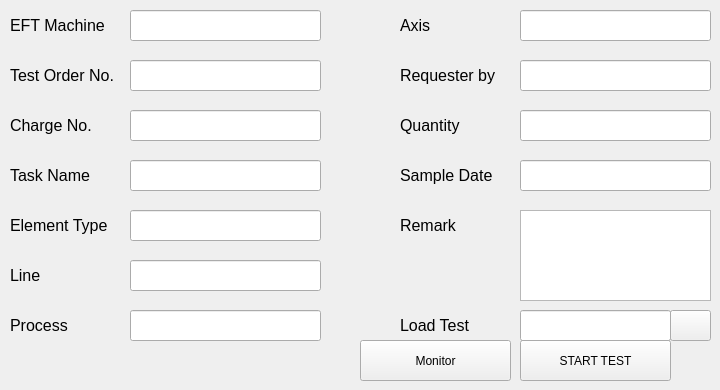
    <widget class="QWidget" name="load_tab">
     <attribute name="title">
      <string>Load test</string>
     </attribute>
     <widget class="QPlainTextEdit" name="load_remark">
      <property name="geometry">
       <rect>
        <x>520</x>
        <y>210</y>
        <width>191</width>
        <height>91</height>
       </rect>
      </property>
     </widget>
     <widget class="QLabel" name="label_42">
      <property name="geometry">
       <rect>
        <x>10</x>
        <y>210</y>
        <width>111</width>
        <height>31</height>
       </rect>
      </property>
      <property name="font">
       <font>
        <pointsize>12</pointsize>
       </font>
      </property>
      <property name="text">
       <string>Element Type</string>
      </property>
     </widget>
     <widget class="QLabel" name="label_43">
      <property name="geometry">
       <rect>
        <x>10</x>
        <y>260</y>
        <width>111</width>
        <height>31</height>
       </rect>
      </property>
      <property name="font">
       <font>
        <pointsize>12</pointsize>
       </font>
      </property>
      <property name="text">
       <string>Line</string>
      </property>
     </widget>
     <widget class="QLineEdit" name="load_quantity">
      <property name="geometry">
       <rect>
        <x>520</x>
        <y>110</y>
        <width>191</width>
        <height>31</height>
       </rect>
      </property>
     </widget>
     <widget class="QLabel" name="label_44">
      <property name="geometry">
       <rect>
        <x>400</x>
        <y>160</y>
        <width>111</width>
        <height>31</height>
       </rect>
      </property>
      <property name="font">
       <font>
        <pointsize>12</pointsize>
       </font>
      </property>
      <property name="text">
       <string>Sample Date</string>
      </property>
     </widget>
     <widget class="QLabel" name="label_45">
      <property name="geometry">
       <rect>
        <x>400</x>
        <y>60</y>
        <width>111</width>
        <height>31</height>
       </rect>
      </property>
      <property name="font">
       <font>
        <pointsize>12</pointsize>
       </font>
      </property>
      <property name="text">
       <string>Requester by</string>
      </property>
     </widget>
     <widget class="QLabel" name="label_46">
      <property name="geometry">
       <rect>
        <x>10</x>
        <y>10</y>
        <width>111</width>
        <height>31</height>
       </rect>
      </property>
      <property name="font">
       <font>
        <pointsize>12</pointsize>
       </font>
      </property>
      <property name="text">
       <string>EFT Machine</string>
      </property>
     </widget>
     <widget class="QLineEdit" name="load_test_order_no">
      <property name="geometry">
       <rect>
        <x>130</x>
        <y>60</y>
        <width>191</width>
        <height>31</height>
       </rect>
      </property>
     </widget>
     <widget class="QLabel" name="label_47">
      <property name="geometry">
       <rect>
        <x>400</x>
        <y>10</y>
        <width>111</width>
        <height>31</height>
       </rect>
      </property>
      <property name="font">
       <font>
        <pointsize>12</pointsize>
       </font>
      </property>
      <property name="text">
       <string>Axis</string>
      </property>
     </widget>
     <widget class="QPushButton" name="start_test_btn_2">
      <property name="geometry">
       <rect>
        <x>520</x>
        <y>340</y>
        <width>151</width>
        <height>41</height>
       </rect>
      </property>
      <property name="text">
       <string>START TEST</string>
      </property>
     </widget>
     <widget class="QLabel" name="label_48">
      <property name="geometry">
       <rect>
        <x>400</x>
        <y>110</y>
        <width>111</width>
        <height>31</height>
       </rect>
      </property>
      <property name="font">
       <font>
        <pointsize>12</pointsize>
       </font>
      </property>
      <property name="text">
       <string>Quantity</string>
      </property>
     </widget>
     <widget class="QPushButton" name="browse_btn">
      <property name="geometry">
       <rect>
        <x>670</x>
        <y>310</y>
        <width>41</width>
        <height>31</height>
       </rect>
      </property>
      <property name="text">
       <string/>
      </property>
      <property name="icon">
       <iconset theme="document-open"/>
      </property>
     </widget>
     <widget class="QLabel" name="label_49">
      <property name="geometry">
       <rect>
        <x>10</x>
        <y>310</y>
        <width>111</width>
        <height>31</height>
       </rect>
      </property>
      <property name="font">
       <font>
        <pointsize>12</pointsize>
       </font>
      </property>
      <property name="text">
       <string>Process</string>
      </property>
     </widget>
     <widget class="QLineEdit" name="load_sample_date">
      <property name="geometry">
       <rect>
        <x>520</x>
        <y>160</y>
        <width>191</width>
        <height>31</height>
       </rect>
      </property>
     </widget>
     <widget class="QLabel" name="label_50">
      <property name="geometry">
       <rect>
        <x>400</x>
        <y>210</y>
        <width>111</width>
        <height>31</height>
       </rect>
      </property>
      <property name="font">
       <font>
        <pointsize>12</pointsize>
       </font>
      </property>
      <property name="text">
       <string>Remark</string>
      </property>
     </widget>
     <widget class="QLabel" name="label_51">
      <property name="geometry">
       <rect>
        <x>10</x>
        <y>60</y>
        <width>111</width>
        <height>31</height>
       </rect>
      </property>
      <property name="font">
       <font>
        <pointsize>12</pointsize>
       </font>
      </property>
      <property name="text">
       <string>Test Order No.</string>
      </property>
     </widget>
     <widget class="QLineEdit" name="load_charge_no">
      <property name="geometry">
       <rect>
        <x>130</x>
        <y>110</y>
        <width>191</width>
        <height>31</height>
       </rect>
      </property>
     </widget>
     <widget class="QLabel" name="label_52">
      <property name="geometry">
       <rect>
        <x>10</x>
        <y>160</y>
        <width>111</width>
        <height>31</height>
       </rect>
      </property>
      <property name="font">
       <font>
        <pointsize>12</pointsize>
       </font>
      </property>
      <property name="text">
       <string>Task Name</string>
      </property>
     </widget>
     <widget class="QLabel" name="label_53">
      <property name="geometry">
       <rect>
        <x>10</x>
        <y>110</y>
        <width>111</width>
        <height>31</height>
       </rect>
      </property>
      <property name="font">
       <font>
        <pointsize>12</pointsize>
       </font>
      </property>
      <property name="text">
       <string>Charge No.</string>
      </property>
     </widget>
     <widget class="QLabel" name="label_54">
      <property name="geometry">
       <rect>
        <x>400</x>
        <y>310</y>
        <width>111</width>
        <height>31</height>
       </rect>
      </property>
      <property name="font">
       <font>
        <pointsize>12</pointsize>
       </font>
      </property>
      <property name="text">
       <string>Load Test</string>
      </property>
     </widget>
     <widget class="QLineEdit" name="load_test_file">
      <property name="geometry">
       <rect>
        <x>520</x>
        <y>310</y>
        <width>151</width>
        <height>31</height>
       </rect>
      </property>
     </widget>
     <widget class="QLineEdit" name="load_eft_machine">
      <property name="geometry">
       <rect>
        <x>130</x>
        <y>10</y>
        <width>191</width>
        <height>31</height>
       </rect>
      </property>
     </widget>
     <widget class="QLineEdit" name="load_task_name">
      <property name="geometry">
       <rect>
        <x>130</x>
        <y>160</y>
        <width>191</width>
        <height>31</height>
       </rect>
      </property>
     </widget>
     <widget class="QLineEdit" name="load_element_type">
      <property name="geometry">
       <rect>
        <x>130</x>
        <y>210</y>
        <width>191</width>
        <height>31</height>
       </rect>
      </property>
     </widget>
     <widget class="QLineEdit" name="load_line">
      <property name="geometry">
       <rect>
        <x>130</x>
        <y>260</y>
        <width>191</width>
        <height>31</height>
       </rect>
      </property>
     </widget>
     <widget class="QLineEdit" name="load_process">
      <property name="geometry">
       <rect>
        <x>130</x>
        <y>310</y>
        <width>191</width>
        <height>31</height>
       </rect>
      </property>
     </widget>
     <widget class="QLineEdit" name="load_axis">
      <property name="geometry">
       <rect>
        <x>520</x>
        <y>10</y>
        <width>191</width>
        <height>31</height>
       </rect>
      </property>
     </widget>
     <widget class="QLineEdit" name="load_requester">
      <property name="geometry">
       <rect>
        <x>520</x>
        <y>60</y>
        <width>191</width>
        <height>31</height>
       </rect>
      </property>
     </widget>
     <widget class="QPushButton" name="monitor_btn">
      <property name="geometry">
       <rect>
        <x>360</x>
        <y>340</y>
        <width>151</width>
        <height>41</height>
       </rect>
      </property>
      <property name="text">
       <string>Monitor</string>
      </property>
     </widget>
    </widget>
